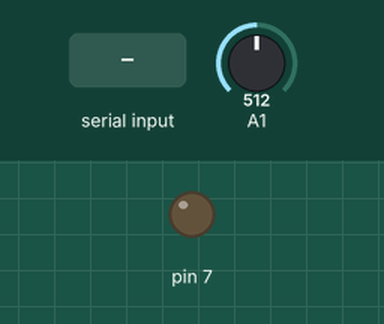
Bench run of a sketch on a simulated Arduino Uno, built with avr-gcc and run on an emulated ATmega328P. Parts: output pins drawn as LEDs (lit = HIGH). The inputs (shaded band) are chosen by the test bench; at power-on: A1 = 512. What the sketch prints to the serial monitor is not drawn.

Above: at 1.2 s.
1.3 s: "1" received over Serial
Timing chart, 0 to 4.3 s (numbered marks = the images above; inputs shaded):
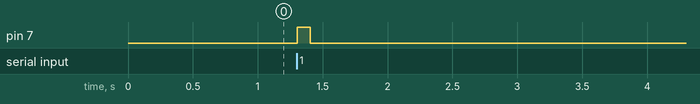

Measured:
- after the input at 1.3 s, pin 7: LOW → HIGH at once, → LOW 0.10 s later

The sketch:

VAS_T.ino
```cpp
int pres = 1023;    // Value of Pressure sensor (High:0 - Low:1023)

void setup()
{
  pinMode(7, OUTPUT);
  Serial.begin(9600);
}


void loop()
{
  pres = analogRead(1); // Read from Analog1 (Pressure 0-1023)
  //sp=analogRead(3);
  Serial.println(pres, DEC); // Send data to MATLAB for online feedback
  if(Serial.available()>0)
   {
    switch (Serial.read())
    {
      case '1':
         digitalWrite(7,HIGH);
         delay(98);
         digitalWrite(7,LOW);
         break;
      case '0':
         digitalWrite(7,LOW);
         delay(98);
         break;
      default:
         delay(98);
         break;
    }
   }
  //delay(98);        // Wait 100ms for next measurement
}
```
